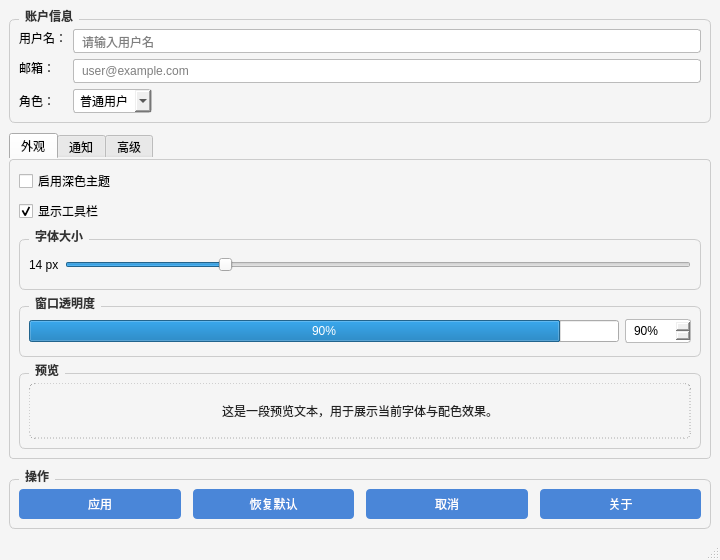
<?xml version="1.0" encoding="UTF-8"?>
<ui version="4.0">
 <class>SettingsDialog</class>
 <widget class="QMainWindow" name="SettingsDialog">
  <property name="geometry">
   <rect>
    <x>100</x>
    <y>100</y>
    <width>720</width>
    <height>560</height>
   </rect>
  </property>
  <property name="windowTitle">
   <string>用户设置 - CJQT6 Demo</string>
  </property>
  <property name="styleSheet">
   <string>QMainWindow { background-color: #f5f5f5; }
QGroupBox { font-weight: bold; border: 1px solid #ccc; border-radius: 6px; margin-top: 10px; }
QGroupBox::title { subcontrol-origin: margin; left: 10px; padding: 0 4px; color: #333; }
QPushButton { background-color: #4a86d8; color: white; border-radius: 4px; padding: 6px 14px; }
QPushButton:hover { background-color: #3a76c8; }
QLineEdit, QComboBox, QSpinBox { border: 1px solid #bbb; border-radius: 3px; padding: 3px 6px; }
QTabWidget::pane { border: 1px solid #ccc; border-radius: 4px; }</string>
  </property>
  <widget class="QMenuBar" name="menuBar">
   <widget class="QMenu" name="menuFile">
    <property name="title">
     <string>文件(&amp;F)</string>
    </property>
    <addaction name="actionOpen"/>
    <addaction name="actionSave"/>
    <addaction name="separator"/>
    <addaction name="actionExit"/>
   </widget>
   <widget class="QMenu" name="menuEdit">
    <property name="title">
     <string>编辑(&amp;E)</string>
    </property>
    <addaction name="actionUndo"/>
    <addaction name="actionRedo"/>
   </widget>
   <widget class="QMenu" name="menuHelp">
    <property name="title">
     <string>帮助(&amp;H)</string>
    </property>
    <addaction name="actionAbout"/>
   </widget>
  </widget>
  <widget class="QStatusBar" name="statusBar">
   <property name="statusTip">
    <string>就绪</string>
   </property>
  </widget>
  <widget class="QWidget" name="centralWidget">
   <layout class="QVBoxLayout" name="mainVLayout">
    <property name="spacing">
     <number>10</number>
    </property>
    <property name="contentsMargins">
     <rect>
      <left>12</left>
      <top>12</top>
      <right>12</right>
      <bottom>12</bottom>
     </rect>
    </property>
    <item>
     <widget class="QGroupBox" name="titleGroup">
      <property name="title">
       <string>账户信息</string>
      </property>
      <layout class="QFormLayout" name="titleForm">
       <property name="fieldGrowthPolicy">
        <enum>QFormLayout::ExpandingFieldsGrow</enum>
       </property>
       <item row="0" column="0">
        <widget class="QLabel" name="lblUsername">
         <property name="text">
          <string>用户名：</string>
         </property>
         <property name="alignment">
          <set>Qt::AlignRight</set>
         </property>
        </widget>
       </item>
       <item row="0" column="1">
        <widget class="QLineEdit" name="editUsername">
         <property name="placeholderText">
          <string>请输入用户名</string>
         </property>
         <property name="toolTip">
          <string>3-20 个字符</string>
         </property>
        </widget>
       </item>
       <item row="1" column="0">
        <widget class="QLabel" name="lblEmail">
         <property name="text">
          <string>邮箱：</string>
         </property>
         <property name="alignment">
          <set>Qt::AlignRight</set>
         </property>
        </widget>
       </item>
       <item row="1" column="1">
        <widget class="QLineEdit" name="editEmail">
         <property name="placeholderText">
          <string>user@example.com</string>
         </property>
        </widget>
       </item>
       <item row="2" column="0">
        <widget class="QLabel" name="lblRole">
         <property name="text">
          <string>角色：</string>
         </property>
        </widget>
       </item>
       <item row="2" column="1">
        <widget class="QComboBox" name="comboRole">
         <item>
          <property name="text">
           <string>普通用户</string>
          </property>
         </item>
         <item>
          <property name="text">
           <string>管理员</string>
          </property>
         </item>
         <item>
          <property name="text">
           <string>访客</string>
          </property>
         </item>
        </widget>
       </item>
      </layout>
     </widget>
    </item>
    <item>
     <widget class="QTabWidget" name="tabWidget">
      <property name="currentIndex">
       <number>0</number>
      </property>
      <widget class="QWidget" name="tabAppearance">
       <attribute name="title">
        <string>外观</string>
       </attribute>
       <layout class="QVBoxLayout" name="tabAppearanceVBox">
        <item>
         <widget class="QCheckBox" name="chkDarkMode">
          <property name="text">
           <string>启用深色主题</string>
          </property>
          <property name="checked">
           <bool>false</bool>
          </property>
         </widget>
        </item>
        <item>
         <widget class="QCheckBox" name="chkShowToolbar">
          <property name="text">
           <string>显示工具栏</string>
          </property>
          <property name="checked">
           <bool>true</bool>
          </property>
         </widget>
        </item>
        <item>
         <widget class="QGroupBox" name="grpFontSize">
          <property name="title">
           <string>字体大小</string>
          </property>
          <layout class="QHBoxLayout" name="fontSizeHBox">
           <item>
            <widget class="QLabel" name="lblFontSizeVal">
             <property name="text">
              <string>14 px</string>
             </property>
             <property name="minimumWidth">
              <number>60</number>
             </property>
            </widget>
           </item>
           <item>
            <widget class="QSlider" name="sliderFontSize">
             <property name="orientation">
              <enum>Qt::Horizontal</enum>
             </property>
             <property name="minimum">
              <number>8</number>
             </property>
             <property name="maximum">
              <number>32</number>
             </property>
             <property name="value">
              <number>14</number>
             </property>
             <property name="tickInterval">
              <number>2</number>
             </property>
            </widget>
           </item>
          </layout>
         </widget>
        </item>
        <item>
         <widget class="QGroupBox" name="grpOpacity">
          <property name="title">
           <string>窗口透明度</string>
          </property>
          <layout class="QHBoxLayout" name="opacityHBox">
           <item>
            <widget class="QProgressBar" name="progressOpacity">
             <property name="minimum">
              <number>0</number>
             </property>
             <property name="maximum">
              <number>100</number>
             </property>
             <property name="value">
              <number>90</number>
             </property>
             <property name="format">
              <string>%p%</string>
             </property>
            </widget>
           </item>
           <item>
            <widget class="QSpinBox" name="spinOpacity">
             <property name="minimum">
              <number>0</number>
             </property>
             <property name="maximum">
              <number>100</number>
             </property>
             <property name="value">
              <number>90</number>
             </property>
             <property name="suffix">
              <string>%</string>
             </property>
            </widget>
           </item>
          </layout>
         </widget>
        </item>
        <item>
         <widget class="QGroupBox" name="grpPreview">
          <property name="title">
           <string>预览</string>
          </property>
          <layout class="QVBoxLayout" name="previewVBox">
           <item>
            <widget class="QLabel" name="lblPreview">
             <property name="text">
              <string>这是一段预览文本，用于展示当前字体与配色效果。</string>
             </property>
             <property name="alignment">
              <set>Qt::AlignCenter</set>
             </property>
             <property name="styleSheet">
              <string>QLabel { padding: 18px; border: 1px dashed #aaa; border-radius: 6px; color: #222; }</string>
             </property>
            </widget>
           </item>
          </layout>
         </widget>
        </item>
       </layout>
      </widget>
      <widget class="QWidget" name="tabNotifications">
       <attribute name="title">
        <string>通知</string>
       </attribute>
       <layout class="QVBoxLayout" name="tabNotifVBox">
        <item>
         <widget class="QRadioButton" name="radioNotifAll">
          <property name="text">
           <string>接收所有通知</string>
          </property>
          <property name="checked">
           <bool>true</bool>
          </property>
         </widget>
        </item>
        <item>
         <widget class="QRadioButton" name="radioNotifMention">
          <property name="text">
           <string>仅@我时通知</string>
          </property>
         </widget>
        </item>
        <item>
         <widget class="QRadioButton" name="radioNotifNone">
          <property name="text">
           <string>不接收通知</string>
          </property>
         </widget>
        </item>
        <item>
         <widget class="QCheckBox" name="chkSound">
          <property name="text">
           <string>启用提示音</string>
          </property>
          <property name="checked">
           <bool>true</bool>
          </property>
         </widget>
        </item>
        <item>
         <widget class="QCheckBox" name="chkDesktop">
          <property name="text">
           <string>桌面弹窗提醒</string>
          </property>
         </widget>
        </item>
       </layout>
      </widget>
      <widget class="QWidget" name="tabAdvanced">
       <attribute name="title">
        <string>高级</string>
       </attribute>
       <layout class="QFormLayout" name="tabAdvForm">
        <item row="0" column="0">
         <widget class="QLabel" name="lblCache">
          <property name="text">
           <string>缓存目录：</string>
          </property>
         </widget>
        </item>
        <item row="0" column="1">
         <widget class="QLineEdit" name="editCacheDir">
          <property name="text">
           <string>~/.cache/cjqt6-app</string>
          </property>
         </widget>
        </item>
        <item row="1" column="0">
         <widget class="QLabel" name="lblLogLevel">
          <property name="text">
           <string>日志级别：</string>
          </property>
         </widget>
        </item>
        <item row="1" column="1">
         <widget class="QComboBox" name="comboLogLevel">
          <item>
           <property name="text">
            <string>DEBUG</string>
           </property>
          </item>
          <item>
           <property name="text">
            <string>INFO</string>
           </property>
          </item>
          <item>
           <property name="text">
            <string>WARN</string>
           </property>
          </item>
          <item>
           <property name="text">
            <string>ERROR</string>
           </property>
          </item>
         </widget>
        </item>
        <item row="2" column="0">
         <widget class="QLabel" name="lblMaxConn">
          <property name="text">
           <string>最大连接数：</string>
          </property>
         </widget>
        </item>
        <item row="2" column="1">
         <widget class="QSpinBox" name="spinMaxConn">
          <property name="minimum">
           <number>1</number>
          </property>
          <property name="maximum">
           <number>1024</number>
          </property>
          <property name="value">
           <number>64</number>
          </property>
         </widget>
        </item>
       </layout>
      </widget>
     </widget>
    </item>
    <item>
     <widget class="QGroupBox" name="grpActions">
      <property name="title">
       <string>操作</string>
      </property>
      <layout class="QHBoxLayout" name="actionsHBox">
       <property name="spacing">
        <number>12</number>
       </property>
       <item>
        <widget class="QPushButton" name="btnApply">
         <property name="text">
          <string>应用</string>
         </property>
         <property name="shortcut">
          <string>Ctrl+S</string>
         </property>
        </widget>
       </item>
       <item>
        <widget class="QPushButton" name="btnReset">
         <property name="text">
          <string>恢复默认</string>
         </property>
        </widget>
       </item>
       <item>
        <widget class="QPushButton" name="btnCancel">
         <property name="text">
          <string>取消</string>
         </property>
        </widget>
       </item>
       <item>
        <widget class="QPushButton" name="btnAbout">
         <property name="text">
          <string>关于</string>
         </property>
        </widget>
       </item>
      </layout>
     </widget>
    </item>
   </layout>
  </widget>
  <connections>
   <connection>
    <sender>btnApply</sender>
    <signal>clicked()</signal>
    <receiver>SettingsDialog</receiver>
    <slot>onApply()</slot>
   </connection>
   <connection>
    <sender>btnReset</sender>
    <signal>clicked()</signal>
    <receiver>SettingsDialog</receiver>
    <slot>onReset()</slot>
   </connection>
   <connection>
    <sender>btnCancel</sender>
    <signal>clicked()</signal>
    <receiver>SettingsDialog</receiver>
    <slot>close()</slot>
   </connection>
   <connection>
    <sender>btnAbout</sender>
    <signal>clicked()</signal>
    <receiver>SettingsDialog</receiver>
    <slot>onAbout()</slot>
   </connection>
   <connection>
    <sender>sliderFontSize</sender>
    <signal>valueChanged(int)</signal>
    <receiver>SettingsDialog</receiver>
    <slot>onFontSizeChanged(int)</slot>
   </connection>
   <connection>
    <sender>spinOpacity</sender>
    <signal>valueChanged(int)</signal>
    <receiver>SettingsDialog</receiver>
    <slot>onOpacityChanged(int)</slot>
   </connection>
   <connection>
    <sender>comboRole</sender>
    <signal>currentIndexChanged(int)</signal>
    <receiver>SettingsDialog</receiver>
    <slot>onRoleChanged(int)</slot>
   </connection>
   <connection>
    <sender>editUsername</sender>
    <signal>textChanged(QString)</signal>
    <receiver>SettingsDialog</receiver>
    <slot>onUsernameChanged(QString)</slot>
   </connection>
   <connection>
    <sender>chkDarkMode</sender>
    <signal>toggled(bool)</signal>
    <receiver>SettingsDialog</receiver>
    <slot>onDarkModeToggled(bool)</slot>
   </connection>
   <connection>
    <sender>actionOpen</sender>
    <signal>triggered()</signal>
    <receiver>SettingsDialog</receiver>
    <slot>onOpen()</slot>
   </connection>
   <connection>
    <sender>actionSave</sender>
    <signal>triggered()</signal>
    <receiver>SettingsDialog</receiver>
    <slot>onSave()</slot>
   </connection>
   <connection>
    <sender>actionExit</sender>
    <signal>triggered()</signal>
    <receiver>SettingsDialog</receiver>
    <slot>close()</slot>
   </connection>
   <connection>
    <sender>actionAbout</sender>
    <signal>triggered()</signal>
    <receiver>SettingsDialog</receiver>
    <slot>onAbout()</slot>
   </connection>
  </connections>
  <action name="actionOpen">
   <property name="text">
    <string>打开(&amp;O)...</string>
   </property>
   <property name="shortcut">
    <string>Ctrl+O</string>
   </property>
  </action>
  <action name="actionSave">
   <property name="text">
    <string>保存(&amp;S)</string>
   </property>
   <property name="shortcut">
    <string>Ctrl+S</string>
   </property>
  </action>
  <action name="actionExit">
   <property name="text">
    <string>退出(&amp;X)</string>
   </property>
   <property name="shortcut">
    <string>Ctrl+Q</string>
   </property>
  </action>
  <action name="actionUndo">
   <property name="text">
    <string>撤销(&amp;U)</string>
   </property>
   <property name="shortcut">
    <string>Ctrl+Z</string>
   </property>
  </action>
  <action name="actionRedo">
   <property name="text">
    <string>重做(&amp;R)</string>
   </property>
   <property name="shortcut">
    <string>Ctrl+Shift+Z</string>
   </property>
  </action>
  <action name="actionAbout">
   <property name="text">
    <string>关于(&amp;A)</string>
   </property>
  </action>
 </widget>
</ui>
